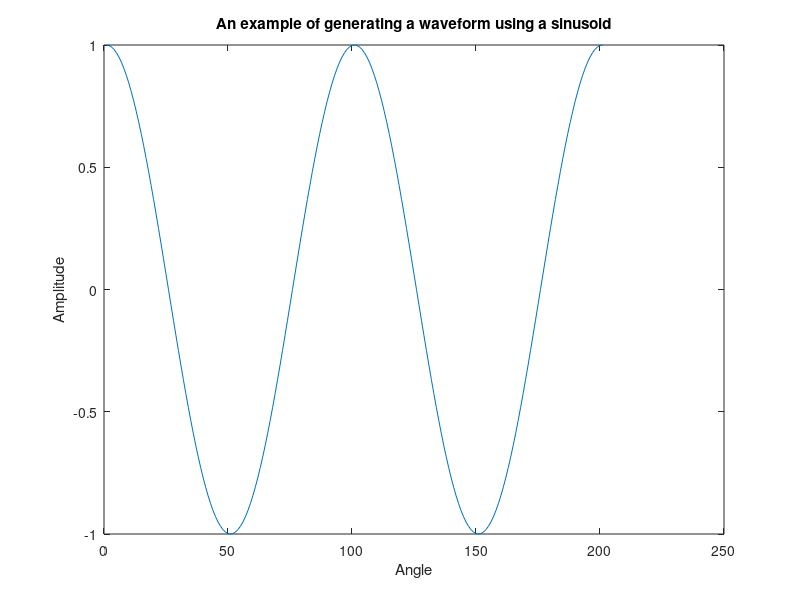

This chart was generated by the following MATLAB code:
%Mô phỏng tín hiệu PPG bằng sóng hình sin
x = 0:pi/100:2*pi % tạo 1 list từ 0 -> 2*pi sao cho khoản cách của 2 phần từ liền kề nhau là pi/100
wave_1= cos(x*2) %tạo list Ví dụ (2,wave_1(2)) là 1 phần tử của sóng hình sin
figure , plot(wave_1)
xlabel("Angle")
ylabel("Amplitude")
title ("An example of generating a waveform using a sinusoid");